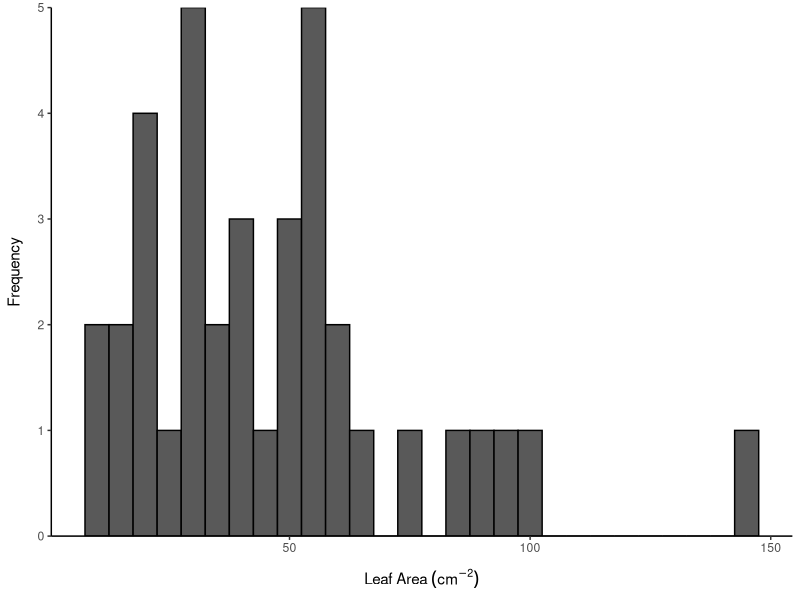
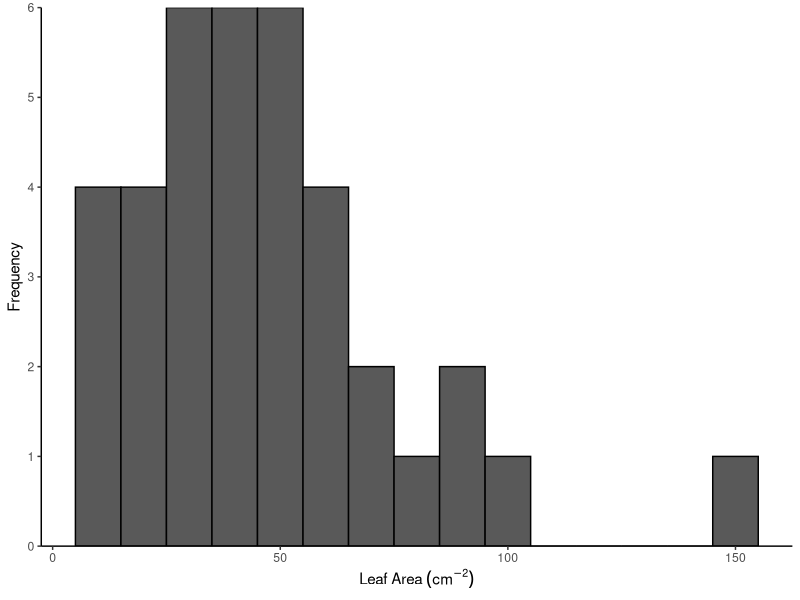
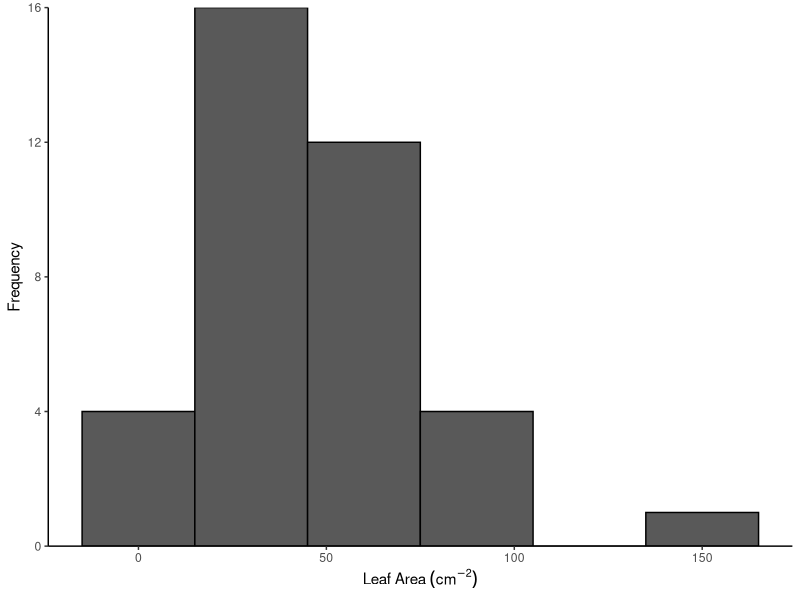
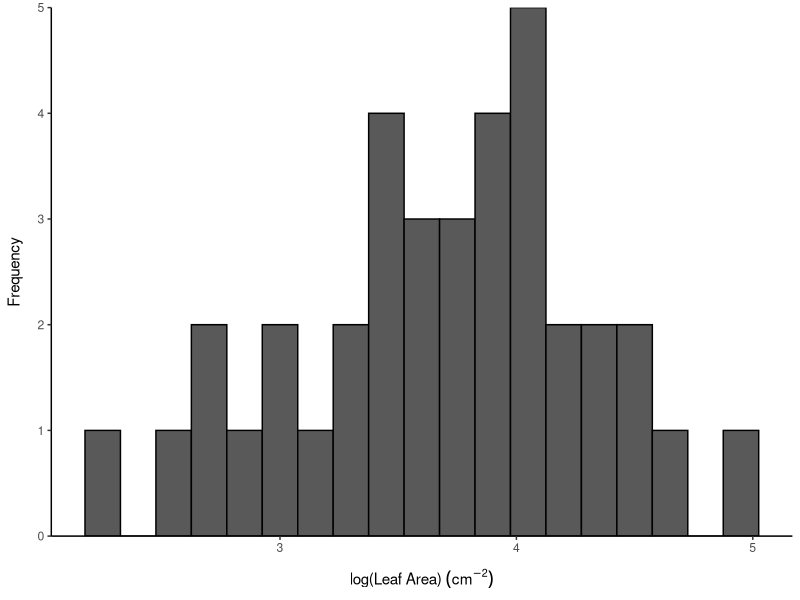
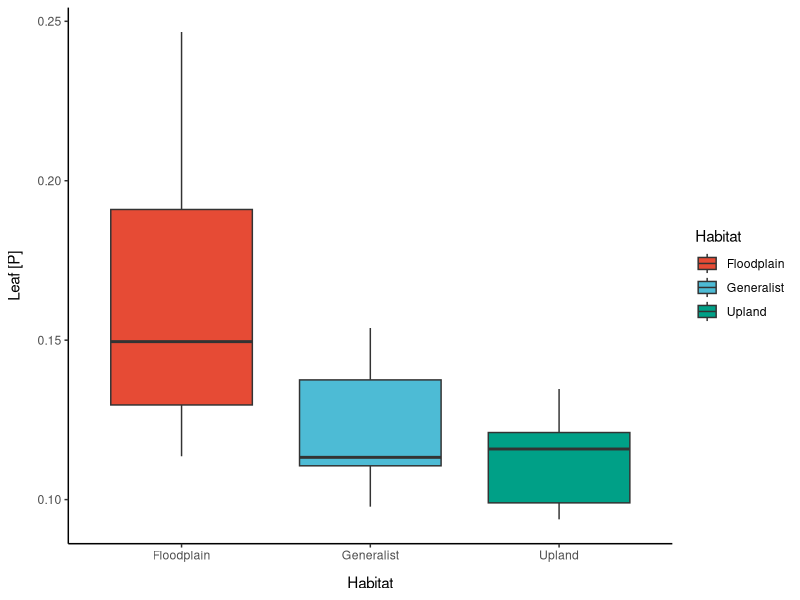
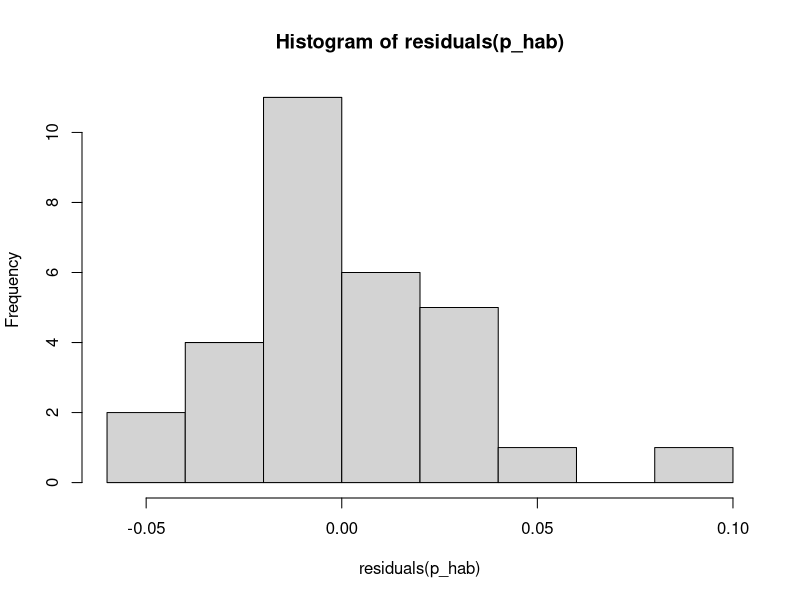
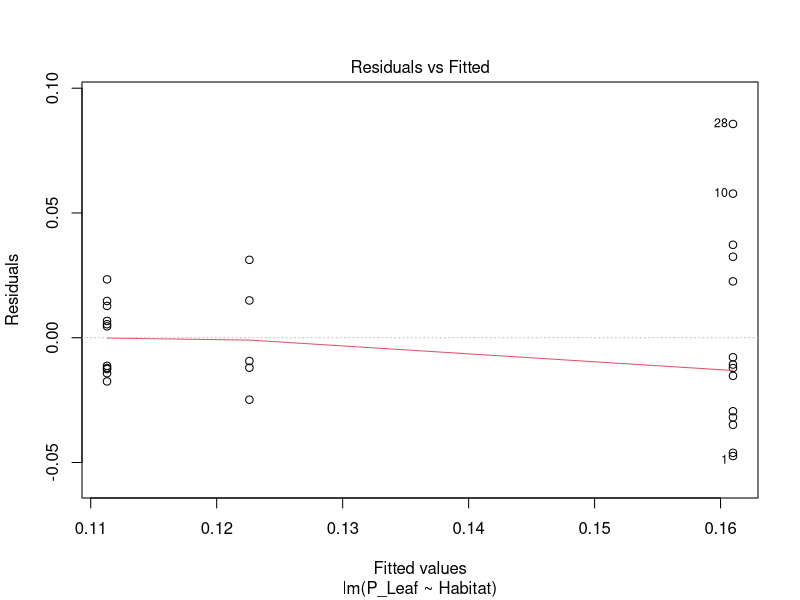
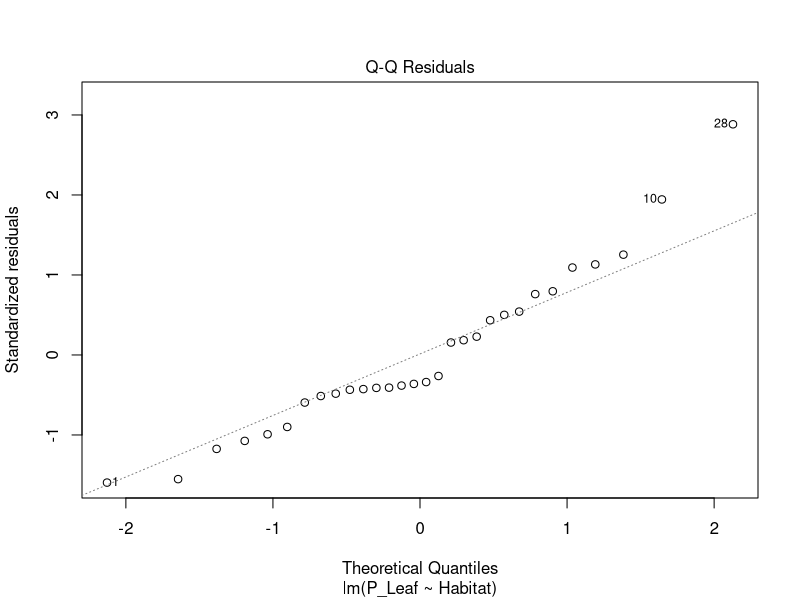

Here is the R script that generated these plots, in order:
# Professional Skills Statistical Assessment
# Emma Gemal, s1758915@sms.ed.ac.uk
# University of Edinburgh
# Last updated: 23 October 2020


## WORKFLOW ----
# 1. histogram of leaf area and normality check of data 
# do species in different habitats have different leaf chemical compositions?
# 2. leaf phosphorous concentration vs. habitat type 
#    - make a box plot and conduct an ANOVA
#    - evaluate the model (normality of residuals, heteroskedasticity) and improve it 
# 3. multiple explanatory variables 
#    - make a scatter plot of leaf [P] vs. leaf [C] with habitat type as 'shape'
#    - split all the species into 2 habitat groups: floodplain & upland+generalist
#    - make a model with habitat group and leaf [C] as predictors of leaf [P]
#    - conduct as ANCOVA using the model 
# are there tradeoffs between the investment in chemical defences vs in physical ones?
# 4. leaf expansion rate, leaf trichome density and presence of mevalonic acid
#    - make a GLM of leaf expansion rate vs presence of mevalonic acid
#    - make a GLM of leaf trichome density vs presence of mevalonic acid 
#    - make a GLM incorporating both expansion rate and trichome density on mevalonic acid presence
#    - make a FIGURE (PUT WHICH) of how the predictor variable(s) influence the response variable


## LIBRARY ----
library(tidyverse)
library(ggpubr)
library(ggsci)
library(lmtest)
library(car)

# loading the data
ingatraits <- read.csv("Inga_traits.csv")
str(ingatraits)  # checking the data loaded properly 

## EXERCISE 1: HISTOGRAMS & NORMALITY ----
# creating a histogram of leaf area 
# checking distribution of data at a variety of binwidths 
(leafarea_hist <- ggplot(ingatraits, aes(x = Leaf_Area)) +
                    xlab(expression(paste("Leaf Area", ' ', (cm^-2), sep = ''))) +
                    ylab("Frequency") +
                    geom_histogram(binwidth = 5,
                                   color = "black") +
                    theme_classic() +
                    theme(axis.title.x = element_text(margin = margin(t = 10)),
                          axis.title.y = element_text(margin = margin(r = 10))) +
                    scale_y_continuous(expand = c(0,0)))

(leafarea_hist2 <- ggplot(ingatraits, aes(x = Leaf_Area)) +
                      xlab(expression(paste("Leaf Area", ' ', (cm^-2), sep = ''))) +
                      ylab("Frequency") +
                      geom_histogram(binwidth = 10,
                                     color = "black") +
                      theme_classic() +
                      scale_y_continuous(expand = c(0,0)))

(leafarea_hist3 <- ggplot(ingatraits, aes(x = Leaf_Area)) +
                      xlab(expression(paste("Leaf Area", ' ', (cm^-2), sep = ''))) +
                      ylab("Frequency") +
                      geom_histogram(binwidth = 30,
                                     color = "black") +
                      theme_classic() +
                      scale_y_continuous(expand = c(0,0)))

# all show the same distribution: a skew to the left, does not appear to be normally distributed

ggsave(leafarea_hist, file = "leafarea_histogram.png", width = 4, height = 4, units = c("in"),
       path = "Figures/")

# checking for normality of leaf size using a Shapiro-Wilks test
shapiro.test(ingatraits$Leaf_Area)   # is significant (p < 0.05), it is NOT normally distributed


# log-transforming leaf area (adding it as a new column)
ingatraits <- ingatraits %>% 
                  mutate(logLeaf_Area = log(Leaf_Area))

(log_hist <- ggplot(ingatraits, aes(x = logLeaf_Area)) +
                xlab(expression(paste("log(Leaf Area)", ' ', (cm^-2), sep = ''))) +
                ylab("Frequency") +
                geom_histogram(binwidth = 0.15,
                               color = "black") +
                theme_classic() +
                theme(axis.title.x = element_text(margin = margin(t = 10)),
                      axis.title.y = element_text(margin = margin(r = 10))) +
                scale_y_continuous(expand = c(0,0)))

# looks more normally distributed with the log transformation 

ggsave(log_hist, file = "log_leafarea_hist.png", width = 4, height = 4, units = c("in"),
       path = "Figures/")


## EXERCISE 2: BOX PLOTS & ANOVA ----
# removing NA values for chemical concentration variables (N, C, P)
chem_na <- ingatraits %>% 
              drop_na(c(N_Leaf, C_Leaf, P_Leaf))

# creating a box plot of leaf phosphorous concentration in different habitats 
(p_habitat_box <- ggplot(chem_na, aes(x = Habitat, y = P_Leaf, fill = Habitat)) +
                    ylab("Leaf [P]") +
                    geom_boxplot() +
                    theme_classic() +
                    theme(axis.title.x = element_text(margin = margin(t = 10)),
                          axis.title.y = element_text(margin = margin(r = 10))) +
                    scale_x_discrete(breaks = c("floodplain", "generalist", "upland"),
                                     labels = c("Floodplain", "Generalist", "Upland")) +
                    scale_fill_npg(breaks = c("floodplain", "generalist", "upland"),
                                   labels = c("Floodplain", "Generalist", "Upland")))

ggsave(p_habitat_box, file = "leafP_habitat_boxplot.png", width = 4, height = 3, units = c("in"),
       path = "Figures/")


# conducting an ANOVA to test for statistical significant differnces 
# between leaf phosphorous concentrations of species in different habitats
p_hab <- lm(P_Leaf ~ Habitat, data = chem_na)
p_hab_anova <- anova(p_hab)
p_hab_anova

# conducting a Tukey Test to further investigate the differences between habitats
p_hab_tukey <- TukeyHSD(aov(lm(P_Leaf ~ Habitat, data = chem_na)))
p_hab_tukey

# checking for normality of residuals and heteroskedasticity 
hist(residuals(p_hab))   # could potentially be normally distributed
shapiro.test(residuals(p_hab))    # p-value > 0.05, the residuals ARE normally distribued

plot(p_hab)   # looks like there is heteroskedasticity too (based on residuals vs fitted)
bptest(p_hab)   # p-value < 0.05, there IS heteroskedasticity in the model

# taking into account unequal variances
oneway.test(P_Leaf ~ Habitat, data = chem_na, var.equal=FALSE)



## EXERCISE 3: MULTIPLE EXPLANATORY VARIABLES ----
# plotting leaf [P] vs leaf [C], with habitat type indicated
(chem_plot <- ggplot(chem_na, aes(x = C_Leaf, y = P_Leaf, shape = Habitat, color = Habitat)) +
                geom_point(size = 2.5) +
                stat_smooth(method = lm, se = FALSE) +
                xlab("Leaf [C]") +
                ylab("Leaf [P]") +             
                theme_classic() +
                theme(axis.title.x = element_text(margin = margin(t = 10)),
                      axis.title.y = element_text(margin = margin(r = 10))) +
                scale_color_npg(labels = c("Floodplain", "Generalist", "Upland")) +
                scale_shape_discrete(labels = c("Floodplain", "Generalist", "Upland")))

ggsave(chem_plot, file = "leafC_P_plot.png", width = 6, height = 4, units = c("in"),
       path = "Figures/")

# combining upland and generalist species into a single habitat category = mixed
chem_na <- chem_na %>% 
              mutate(Habitat_new = str_replace_all(Habitat, c("floodplain" = "floodplain",
                                                              "upland" = "mixed",
                                                              "generalist" = "mixed")))

# making a model new habitat groups and leaf [C] as predictors of leaf [P]
p_hab_c <- lm(P_Leaf ~ Habitat_new + C_Leaf, data = chem_na)
p_hab_c_int <- lm(P_Leaf ~ Habitat_new*C_Leaf, data = chem_na)

AIC(p_hab_c, p_hab_c_int)  # p_hab_c_int is just >2 AIC units lower than p_hab_c

# conducting an ANCOVA (since the predictors are 1 categorical and 1 continuous variable)
int_ancova <- aov(p_hab_c_int)
Anova(int_ancova, type = "III")   # using type 3 error to try and avoid incorrect results
summary(int_ancova)   # checking results is we use type 1 error (the default)


# checking assumptions 
hist(residuals(p_hab_c_int), breaks = 10)   # residuals not normally distributed

plot(p_hab_c_int)   # seems like the relationship may be non-linear 

# making a data frame of residuals and explanatory variables (to check for heteroskedasticity)
resid <- residuals(p_hab_c_int)
Habitat_new <- chem_na$Habitat_new
C_Leaf <- chem_na$C_Leaf
resid_df <- data.frame(resid, Habitat_new, C_Leaf)

(c_resid <- ggplot(resid_df, aes(x = C_Leaf, y = resid)) +
              geom_point(size = 2.5) +
              theme_classic())

(hab_resid <- ggplot(resid_df, aes(x = Habitat_new, y = resid)) +
                geom_boxplot() +
                theme_classic())

bptest(p_hab_c_int)  # p > 0.05, there is no heteroskedasticity


## EXERCISE 4: GENERALIZED LINEAR MODELS ----



